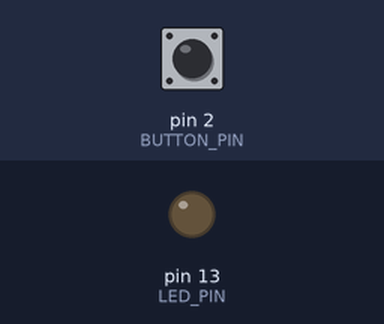
The sketch below on a simulated Arduino Uno, built with avr-gcc and run on an emulated ATmega328P. Parts: output pins drawn as LEDs (lit = HIGH). The inputs (shaded band) are chosen by the test bench; at power-on: pin 2 (BUTTON_PIN) LOW.

Above: at 1.2 s.
1.3 s: pin 2 (BUTTON_PIN) pulled HIGH for 0.15 s
At 1.37 s:
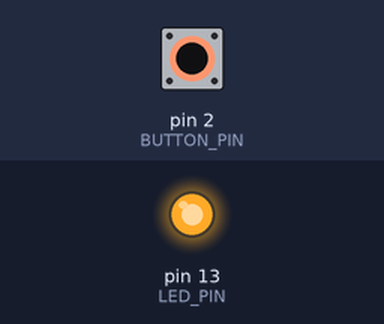
2.9 s: pin 2 (BUTTON_PIN) pulled HIGH for 3.2 s
At 6.7 s:
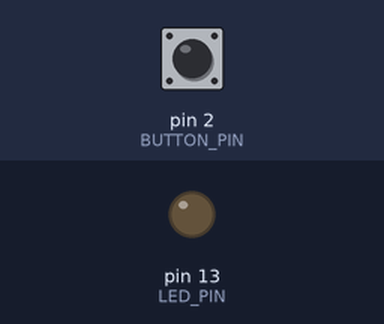
Timing chart, 0 to 8.2 s (numbered marks = the images above; inputs shaded):
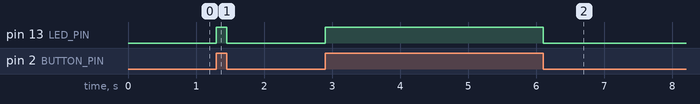

The sketch:

sketch_0.ino
```cpp
const int BUTTON_PIN = 2; // Pinul la care este conectat butonul
const int LED_PIN = 13;   // Pinul la care este conectat LED-ul

int buttonState = 0;     // Variabilă pentru starea butonului

void setup() {
  pinMode(LED_PIN, OUTPUT);
  pinMode(BUTTON_PIN, INPUT);
}

void loop() {
  buttonState = digitalRead(BUTTON_PIN); // Citeste starea butonului

  if (buttonState == HIGH) { // Daca butonul este apasat
    digitalWrite(LED_PIN, HIGH); // Aprinde LED-ul
  } else {
    digitalWrite(LED_PIN, LOW); // Stinge LED-ul
  }
}
```

Measured:
- after the input at 1.3 s, pin 13 (LED_PIN): LOW → HIGH at once, → LOW 0.15 s later
- after the input at 2.9 s, pin 13 (LED_PIN): LOW → HIGH at once, → LOW 3.2 s later
